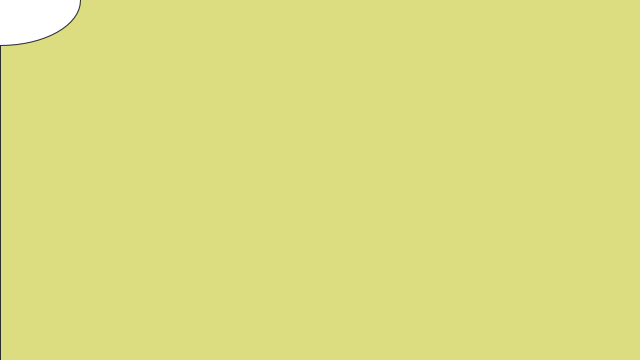
Frame 1 (no input)
Frame 60 (the mouse pressed at the canvas centre just before this capture): identical to frame 1, image omitted
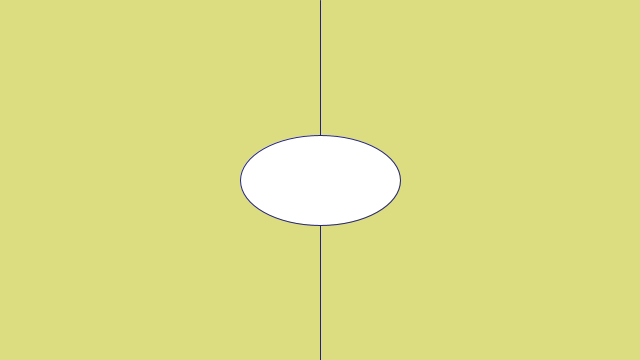
Frame 120 (the mouse held since frame 60 and released just before this capture)

The Processing sketch that drew these frames (run headless with seeded random() and noise(); from frame 60 on, the mouse is pressed at the canvas centre):

// Processing sketch: scketch_vacio
// ── scketch_vacio.pde


/*    
  SKETCH DE EJEMPLO, VACIO.
  CONVIENE EMPEZAR SIEMPRE CON UN TEXTO QUE EXPLIQUE EL CONTENIDO DE 
  PROGRAMA QUE ESTAMOS HACIENDO. 
  Como se trata de un texto para humanos, lo ponemos dentro de un comentario
  El analizador sintáctico ignora los comentarios
  

*/

// Ahora podemos declarar las liberias que importamos 
// por cada liberia que importemos conviene indicar con un comentario lo que hace
// Este comentario es de lines. se acaba al acabar la línea. 
// Aquí no hay ninguna librería


//despues de definir las librerias, podemos declarar las variables globales
// las variables globales se llamar así porque tienen visibilidad global
// cuando declaramos una variable dentro de una función solo tiene visibilidad dentro de la función



// las dos funciones más importantes de processing son setup y draw. 

// En la función setup pondremos todas las cosas necesarias que se realizarán 
// una sola vez nada más empezar el programa. 
// antes de la funcion se explica el tipo de datos que devuelve, en este caso void significa "nada"
// entre los parentesis, se indican los parametros que van a ser procesados , en este caso ninguno
// La función empieza con el corchete { y termina con el corchete } 
void setup()
{
 // Indicamos cual va a ser el tamaño de nuestro lienzo de dibujo
   size(640, 360);
 // definimos el color de fondo
   background (220, 220, 128); 
 // definimos cada cuantos segundo se redibuja nuesto lienzo
 frameRate(24);
 
}

// en la función draw realizamos nuestros dibujos. 

void draw()
{
    background(220, 220, 128);
    
     stroke(35, 35, 127);
    // processing nos proporciona variables predefinidas para evitarnos cálculos     
    line(mouseX, 0, mouseX, height); 
    ellipse(mouseX, mouseY, width/4, height/4);
}
